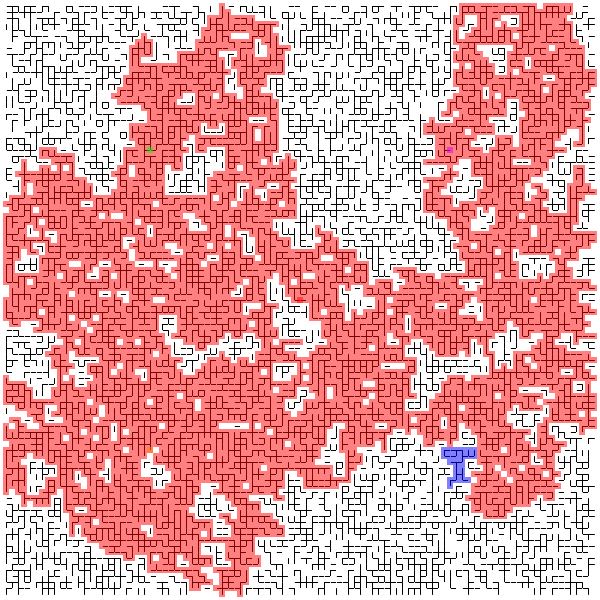
Frame 1 (no input)
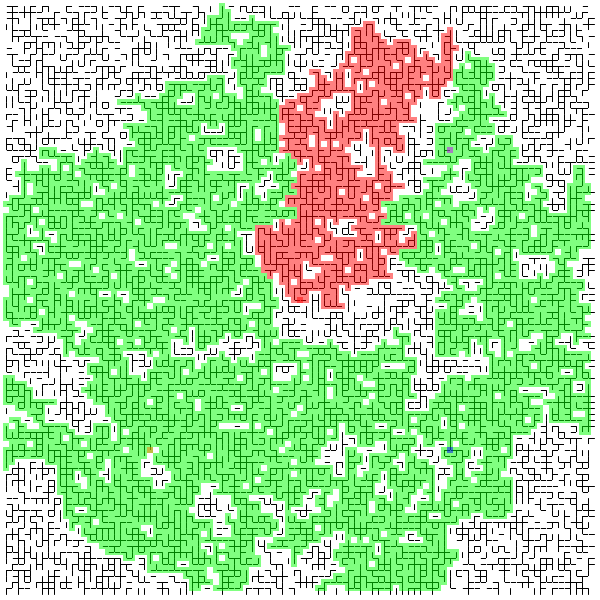
Frame 60 (the mouse pressed at the canvas centre just before this capture)
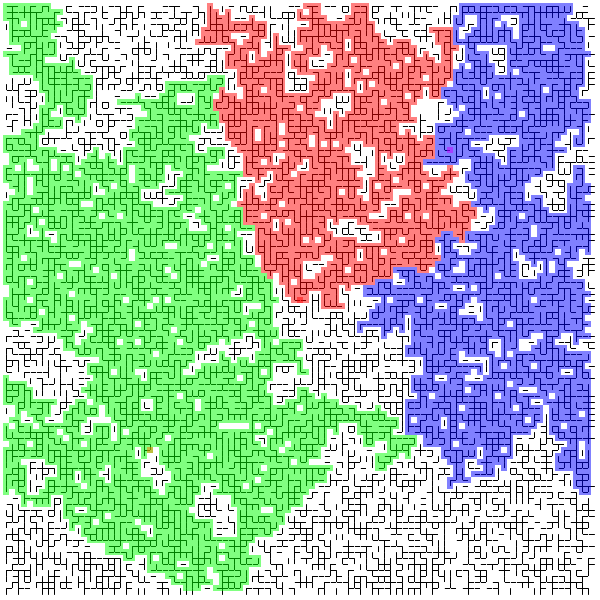
Frame 120 (the mouse held since frame 60 and released just before this capture)

The Processing sketch that drew these frames (run headless with seeded random() and noise(); from frame 60 on, the mouse is pressed at the canvas centre):

// Processing sketch: perco3
// ── perco3.pde

int[][] hor;
int[][] ver;
int[][] check;

void setup() {
  size(600, 600);
  
  background(255);
  
  hor = new int[width][height];
  ver = new int[width][height];
  check = new int[width][height];
  
   for(int i=6; i<width-6; i+=6) {
    for(int j=6; j<height-6; j+=6) {
      hor[i+3][j]=int(random(2));
      stroke(255-255*hor[i+3][j]);
      line(i,j,i+6,j);
      ver[i][j+3]=int(random(2));
      stroke(255-255*ver[i][j+3]);
      line(i,j,i,j+6);
    }
  }
}

void draw() {
  background(255);
  for(int i=6; i<width-6; i+=6) {
    for(int j=6; j<height-6; j+=6) {
      check[i][j]=0;
      if( random(1) <0.001 ) {
        hor[i+3][j]=int(random(2));
      }
      stroke(255-255*hor[i+3][j]);
      line(i,j,i+6,j);
      if( random(1) <0.001 ) {
        ver[i][j+3]=int(random(2));
      }
      stroke(255-255*ver[i][j+3]);
      line(i,j,i,j+6);
    }
  }
  noStroke();
  fill(255,0,0,127);
  rectMode(CENTER);
  rect(height/2,width/2,6,6);
  
  checkvertex(height/2,width/2,color(255,0,0,127));
  
  checkvertex(height/4,width/4,color(0,255,0,127));
  
  checkvertex(3*height/4,3*width/4,color(0,0,255,127));
  
  checkvertex(height/4,3*width/4,color(255,127,0,127));
  
  checkvertex(3*height/4,width/4,color(204,0,255,127));
}

void checkvertex(int x, int y, color c) {
  noStroke();
  fill(c);
  rect(x,y,6,6);
  check[x][y]=1;
  
  if(hor[x+3][y]==1 && check[x+6][y]==0) {
    checkvertex(x+6,y,c);
  }
  if(ver[x][y-3]==1 && check[x][y-6]==0) {
    checkvertex(x,y-6,c);
  }
  if(hor[x-3][y]==1 && check[x-6][y]==0) {
    checkvertex(x-6,y,c);
  }
  if(ver[x][y+3]==1 && check[x][y+6]==0) {
    checkvertex(x,y+6,c);
  }
}
